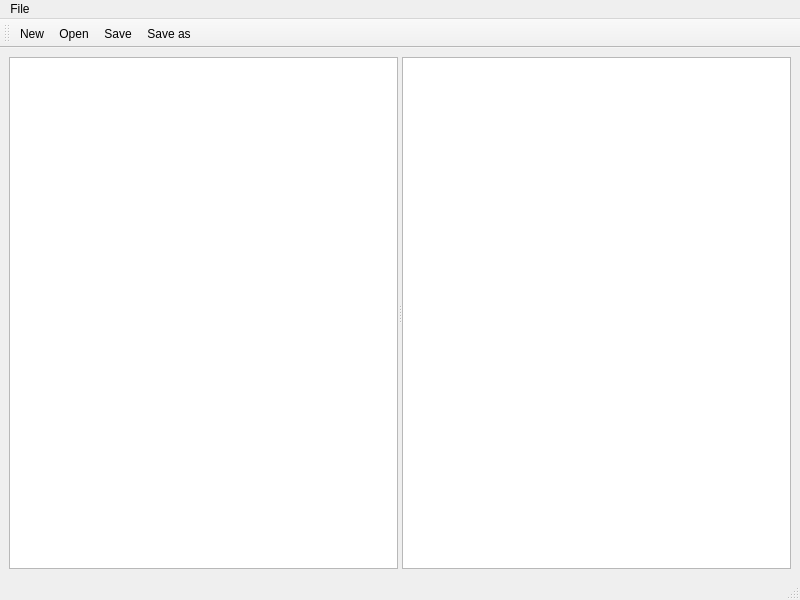
<?xml version="1.0" encoding="UTF-8"?>
<ui version="4.0">
 <class>MainWindow</class>
 <widget class="QMainWindow" name="MainWindow">
  <property name="geometry">
   <rect>
    <x>0</x>
    <y>0</y>
    <width>800</width>
    <height>600</height>
   </rect>
  </property>
  <property name="windowTitle">
   <string>MainWindow</string>
  </property>
  <widget class="QWidget" name="centralwidget">
   <layout class="QVBoxLayout" name="verticalLayout">
    <item>
     <widget class="QSplitter" name="splitter">
      <property name="orientation">
       <enum>Qt::Horizontal</enum>
      </property>
      <widget class="QTextEdit" name="textEdit">
       <property name="acceptRichText">
        <bool>false</bool>
       </property>
      </widget>
      <widget class="QTextBrowser" name="textBrowser"/>
     </widget>
    </item>
   </layout>
  </widget>
  <widget class="QMenuBar" name="menubar">
   <property name="geometry">
    <rect>
     <x>0</x>
     <y>0</y>
     <width>800</width>
     <height>23</height>
    </rect>
   </property>
   <widget class="QMenu" name="menuNew">
    <property name="title">
     <string>File</string>
    </property>
    <addaction name="actionNew"/>
    <addaction name="actionOpen"/>
    <addaction name="actionSave"/>
    <addaction name="actionSave_as"/>
   </widget>
   <addaction name="menuNew"/>
  </widget>
  <widget class="QStatusBar" name="statusbar"/>
  <widget class="QToolBar" name="toolBar">
   <property name="windowTitle">
    <string>toolBar</string>
   </property>
   <attribute name="toolBarArea">
    <enum>TopToolBarArea</enum>
   </attribute>
   <attribute name="toolBarBreak">
    <bool>false</bool>
   </attribute>
   <addaction name="actionNew"/>
   <addaction name="actionOpen"/>
   <addaction name="actionSave"/>
   <addaction name="actionSave_as"/>
  </widget>
  <action name="actionNew">
   <property name="text">
    <string>New</string>
   </property>
  </action>
  <action name="actionOpen">
   <property name="text">
    <string>Open</string>
   </property>
  </action>
  <action name="actionSave">
   <property name="text">
    <string>Save</string>
   </property>
  </action>
  <action name="actionSave_as">
   <property name="text">
    <string>Save as</string>
   </property>
  </action>
 </widget>
 <resources/>
 <connections/>
</ui>
